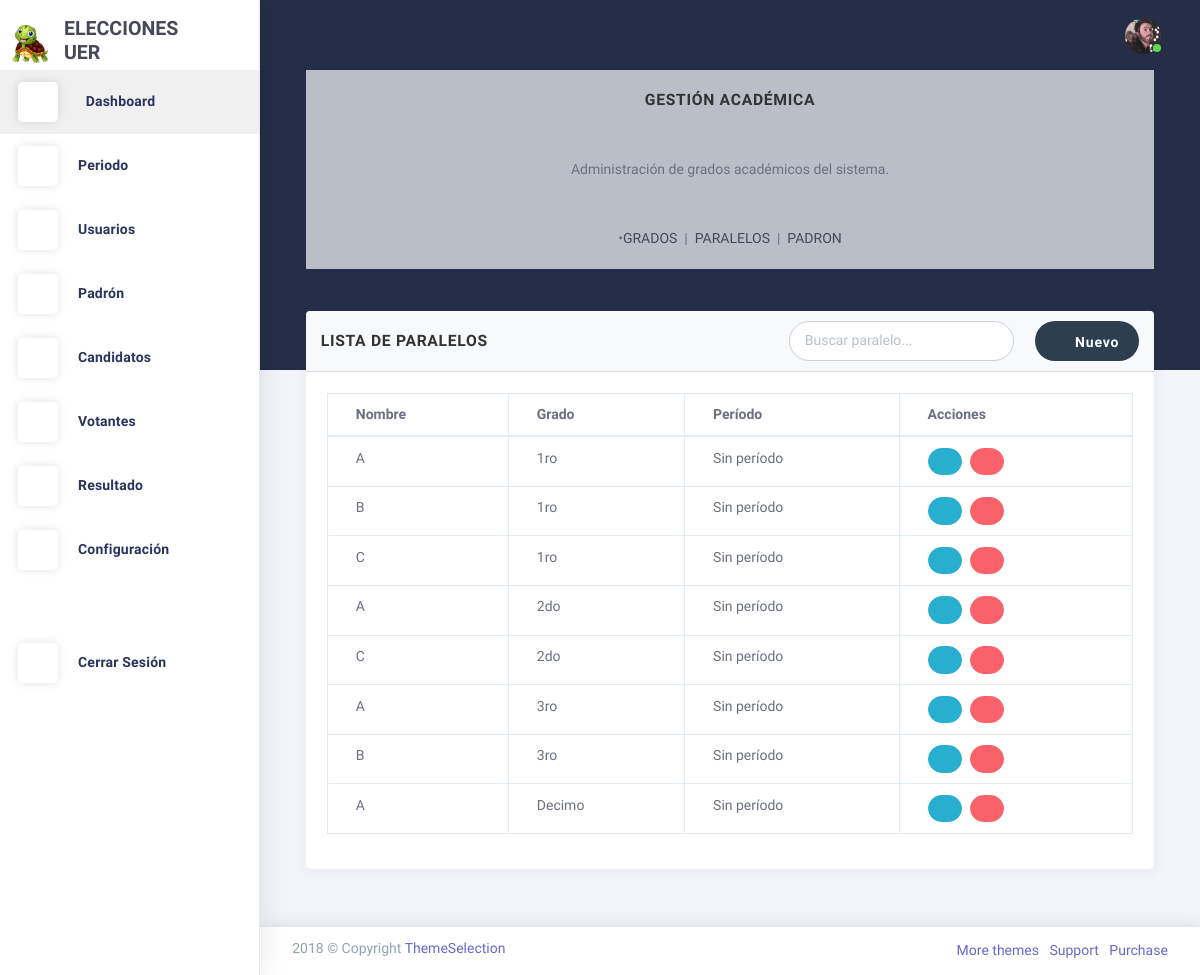
/paralelos/, run on the app's committed database.
### Aplicaciones/configuracion/models.py (models this page shows, shortened)
class LogoConfig(models.Model):
    logo_1 = models.ImageField(upload_to='logos/')
    logo_2 = models.ImageField(upload_to='logos/')
    iniciales = models.CharField(max_length=10)

### Aplicaciones/padron/models.py (models this page shows, shortened)
class Paralelo(models.Model):
    nombre = models.CharField(max_length=5, verbose_name="Letra del paralelo")
    grado = models.ForeignKey(
        Grado,
        on_delete=models.CASCADE,
        related_name="paralelos",
        verbose_name="Grado asociado"
    )
    class Meta:
        unique_together = ('nombre', 'grado')
        ordering = ['grado', 'nombre']
        verbose_name = "Paralelo"
        verbose_name_plural = "Paralelos"

class Grado(models.Model):
    nombre = models.CharField(max_length=50)
    periodo = models.ForeignKey(
        Periodo,
        on_delete=models.SET_NULL,
        null=True,
        blank=True,
        related_name='grados',
        verbose_name="Período académico"
    )
    class Meta:
        unique_together = ('nombre', 'periodo')
        ordering = ['nombre']
        verbose_name = "Grado"
        verbose_name_plural = "Grados"

### Aplicaciones/padron/views.py (the view)
# urls.py: path('paralelos/', ParaleloListView.as_view(), name='listar_paralelos'),
class ParaleloListView(ListView):
    model = Paralelo
    template_name = 'paralelos/agregarParalelo.html'
    context_object_name = 'paralelos'
    paginate_by = 15
    def get_queryset(self):
        return Paralelo.objects.select_related('grado', 'grado__periodo').order_by('grado__nombre', 'nombre')
    def get_context_data(self, **kwargs):
        context = super().get_context_data(**kwargs)
        context['grados'] = Grado.objects.all()
        return context

### Aplicaciones/configuracion/context_processors.py (called while the page is built)
def logo_config(request):
    return {'logo_config': LogoConfig.objects.first()}

### Aplicaciones/padron/templates/paralelos/agregarParalelo.html (shortened to what this page needs)
{% extends 'plantilla.html' %}
{% block contenido %}
<div class="card mb-3">
  <div class="card-body bg-light text-center">
    <h5 class="card-title mb-4"><strong>Gestión Académica</strong></h5>
    <p class="card-text mb-4">
      Administración de grados académicos del sistema.
    </p>
    <nav class="d-flex justify-content-center gap-3">
      <span class="text-muted">•</span>
      <a href="{% url 'listar_grados' %}" class="text-decoration-none text-dark {% if request.path == '/grados/' %} text-decoration-underline {% endif %}">GRADOS</a>
      <span>&nbsp;&nbsp;</span>
      <span class="text-muted">|</span>
      <span>&nbsp;&nbsp;</span>
      <a href="{% url 'listar_paralelos' %}" class="text-decoration-none text-dark {% if request.path == '/paralelos/' %} text-decoration-underline {% endif %}">PARALELOS</a>
      <span>&nbsp;&nbsp;</span>
      <span class="text-muted">|</span>
      <span>&nbsp;&nbsp;</span>
      <a href="{% url 'gestion_padron' %}" class="text-decoration-none text-dark  text-decoration-underline ">PADRON</a>
    </nav>
  </div>
</div>
<section id="listar-paralelos" class="row match-height">
  <div class="col-sm-12">
    <div class="card">
      <div class="card-header d-flex flex-column flex-md-row justify-content-between align-items-md-center">
        <h4 class="card-title mb-2 mb-md-0">Lista de Paralelos</h4>
        <div class="d-flex flex-column flex-md-row align-items-stretch justify-content-md-end">
          <input type="text" class="form-control mb-2 mb-md-0 mr-md-2" placeholder="Buscar paralelo..." id="buscarParalelo">
          <button type="button" class="btn btn-primary" data-toggle="modal" data-target="#modalAgregarParalelo">
            <i class="la la-plus"></i> Nuevo
          </button>
        </div>
      </div>
      <div class="card-content">
        <div class="card-body">
          <div class="table-responsive">
            <table class="table table-bordered" id="tablaParalelos">
              <thead>
                <tr>
                  <th>Nombre</th>
                  <th>Grado</th>
                  <th>Período</th>
                  <th>Acciones</th>
                </tr>
              </thead>
              <tbody>
                {% for paralelo in paralelos %}
                  <tr>
                    <td>{{ paralelo.nombre }}</td>
                    <td>{{ paralelo.grado.nombre }}</td>
                    <td>{{ paralelo.grado.periodo.nombre|default:"Sin período" }}</td>
                    <td class="action-buttons">
                      <button type="button" class="btn btn-info btn-sm" data-toggle="modal" data-target="#editarParaleloModal{{ paralelo.id }}">
                        <i class="la la-edit"></i>
                      </button>
                      <button type="button" class="btn btn-danger btn-sm" data-toggle="modal" data-target="#eliminarParaleloModal{{ paralelo.id }}">
                        <i class="la la-trash"></i>
                      </button>
                    </td>
                  </tr>
                {% empty %}
                  <tr>
                    <td colspan="4" class="text-center">No hay paralelos registrados.</td>
                  </tr>
                {% endfor %}
              </tbody>
            </table>
          </div>
        </div>
      </div>
    </div>
  </div>
</section>
{% endblock %}

### Aplicaciones/administracion/templates/plantilla.html (shortened to what this page needs)
{% load static %}
<!DOCTYPE html>
<html class="loading" lang="en" data-textdirection="ltr">
  <head>
    <link href="https://maxcdn.icons8.com/fonts/line-awesome/1.1/css/line-awesome.min.css" rel="stylesheet">
    <link rel="stylesheet" type="text/css" href="{% static 'plantillas/theme-assets/css/vendors.css' %}">
    <link rel="stylesheet" type="text/css" href="{% static 'plantillas/theme-assets/vendors/css/charts/chartist.css' %}">
    <link rel="stylesheet" type="text/css" href="{% static 'plantillas/theme-assets/css/app-lite.css' %}">
    <link rel="stylesheet" type="text/css" href="{% static 'plantillas/theme-assets/css/core/menu/menu-types/vertical-menu.css' %}">
    <link rel="stylesheet" type="text/css" href="{% static 'plantillas/theme-assets/css/core/colors/palette-gradient.css' %}">
    <link rel="stylesheet" type="text/css" href="{% static 'plantillas/theme-assets/css/pages/dashboard-ecommerce.css' %}">
    <link rel="stylesheet" href="https://cdnjs.cloudflare.com/ajax/libs/font-awesome/6.5.2/css/all.min.css">
    <link rel="stylesheet" href="{% static 'css/style.css' %}">
    <link href="https://cdn.jsdelivr.net/npm/bootstrap-fileinput@5.5.0/css/fileinput.min.css" rel="stylesheet">
    <link rel="stylesheet" href="https://cdn.jsdelivr.net/npm/izitoast@1.4.0/dist/css/iziToast.min.css">
    <link rel="stylesheet" href="https://cdn.datatables.net/1.11.5/css/jquery.dataTables.min.css">
    <link rel="stylesheet" href="https://cdn.datatables.net/1.11.5/css/dataTables.bootstrap4.min.css">
    <link rel="stylesheet" href="https://cdn.datatables.net/buttons/2.2.2/css/buttons.dataTables.min.css">
    <link rel="stylesheet" href="https://cdn.datatables.net/buttons/2.2.2/css/buttons.bootstrap4.min.css">
  </head>
  <body class="vertical-layout vertical-menu 2-columns menu-expanded fixed-navbar" data-open="click" data-menu="vertical-menu" data-color="bg-chartbg" data-col="2-columns">
    <nav class="header-navbar navbar-expand-md navbar navbar-with-menu navbar-without-dd-arrow fixed-top navbar-semi-light">
      <div class="navbar-wrapper">
        <div class="navbar-container content">
          <div class="collapse navbar-collapse show" id="navbar-mobile">
            <ul class="nav navbar-nav mr-auto float-left">
              <li class="nav-item d-none d-md-block"><a class="nav-link nav-link-expand" href="#"><i class="ficon ft-maximize"></i></a></li>
              <li class="nav-item dropdown navbar-search"><a class="nav-link dropdown-toggle hide" data-toggle="dropdown" href="#"><i class="ficon ft-search"></i></a>
              </li>
            </ul>
            <ul class="nav navbar-nav float-right">
              <li class="dropdown dropdown-language nav-item"><a class="dropdown-toggle nav-link" id="dropdown-flag" href="#" data-toggle="dropdown" aria-haspopup="true" aria-expanded="false"><i class="flag-icon flag-icon-us"></i></a>
              </li>
            </ul>
            <ul class="nav navbar-nav float-right">
              <li class="dropdown dropdown-notification nav-item"><a class="nav-link nav-link-label" href="#" data-toggle="dropdown"><i class="ficon ft-mail"></i></a>
              </li>
              <li class="dropdown dropdown-user nav-item"><a class="dropdown-toggle nav-link dropdown-user-link" href="#" data-toggle="dropdown"><span class="avatar avatar-online"><img src="{% static 'plantillas/theme-assets/images/portrait/small/avatar-s-19.png' %}" alt="avatar"><i></i></span></a>
              </li>
            </ul>
          </div>
        </div>
      </div>
    </nav>
    <div class="main-menu menu-fixed menu-light menu-accordion menu-shadow" data-scroll-to-active="true" alt="LOGO MENU"
         data-img="{% if logo_config and logo_config.logo_2 %}{{ logo_config.logo_2.url }}{% else %}{% static 'images/logo1.png' %}{% endif %}">
      <div class="navbar-header">
        <ul class="nav navbar-nav flex-row">
          <li class="nav-item mr-auto">
            <a class="navbar-brand" href="index.html">
              <img class="brand-logo" alt="LOGO FONDO"
                   src="{% if logo_config and logo_config.logo_1 %}{{ logo_config.logo_1.url }}{% else %}{% static 'images/logo1.png' %}{% endif %}"/>
              <h3 class="brand-text">
                {{ logo_config.iniciales|default:" " }}
              </h3>
            </a>
          </li>
        </ul>
      </div>
      <div class="main-menu-content">
        <ul class="navigation navigation-main" id="main-menu-navigation" data-menu="menu-navigation">
            <li class="active">
                <a href="{% url 'dashboard' %}"><i class="ft-home"></i>
                    <span class="menu-title" data-i18n="">Dashboard</span>
                </a>
            </li>
            <li class="nav-item">
              <a href="#"><i class="ft-bar-chart-2"></i><span class="menu-title" data-i18n="">Periodo</span></a>
            </li>
            <li class="nav-item">
              <a href="#"><i class="ft-users"></i><span class="menu-title" data-i18n="">Usuarios</span></a>
            </li>
            <li class="nav-item">
                <a href="#"><i class="ft-list"></i><span class="menu-title" data-i18n="">Padrón</span></a>
            </li>
            <li class="nav-item">
                <a href="#"><i class="ft-plus-circle"></i><span class="menu-title" data-i18n="">Candidatos</span></a>
            </li>
            <li class="nav-item">
                <a href="#"><i class="ft-check-circle"></i><span class="menu-title" data-i18n="">Votantes</span></a>
            </li>
            <li class="nav-item">
                <a href="#"><i class="ft-bar-chart-2"></i><span class="menu-title" data-i18n="">Resultado</span></a>
            </li>
            <li class="nav-item">
                  <a href="{% url 'configurar_logo' %}"><i class="ft-settings"></i><span class="menu-title" data-i18n="">Configuración</span></a>
            </li>
            <li class="nav-item mt-4">
              <a href="{% url 'agregarLogin' %}">
              <i class="ft-power"></i><span class="menu-title">Cerrar Sesión</span>
              </a>
          </li>
        </ul>
      </div>
      <div class="navigation-background"></div>
    </div>
    <div class="app-content content">
      <div class="content-wrapper">
        <div class="content-body">
          <div class="container">
            {% block contenido %}{% endblock %}
          </div>
        </div>
      </div>
    </div>
    <footer class="footer footer-static footer-light navbar-border navbar-shadow">
      <div class="clearfix blue-grey lighten-2 text-sm-center mb-0 px-2">
        <span class="float-md-left d-block d-md-inline-block">2018  &copy; Copyright <a class="text-bold-800 grey darken-2" href="https://themeselection.com" target="_blank">ThemeSelection</a></span>
        <ul class="list-inline float-md-right d-block d-md-inline-blockd-none d-lg-block mb-0">
          <li class="list-inline-item"><a class="my-1" href="https://themeselection.com/" target="_blank"> More themes</a></li>
          <li class="list-inline-item"><a class="my-1" href="https://themeselection.com/support" target="_blank"> Support</a></li>
          <li class="list-inline-item"><a class="my-1" href="https://themeselection.com/products/chameleon-admin-modern-bootstrap-webapp-dashboard-html-template-ui-kit/" target="_blank"> Purchase</a></li>
        </ul>
      </div>
    </footer>
</body>
</html>

### sistema_voto_ue_riobamba/static/plantillas/theme-assets/css/core/menu/menu-types/vertical-menu.css (style rules this page uses)
body.vertical-layout.vertical-menu.menu-expanded .navbar-header { z-index: 999; float: left; width: 260px; }
body.vertical-layout.vertical-menu.menu-expanded .navbar .navbar-container { margin-left: 260px; }
body.vertical-layout.vertical-menu.menu-expanded .main-menu { width: 260px; -webkit-transition: 300ms ease all; -moz-transition: 300ms ease all; -o-transition: 300ms ease all; transition: 300ms ease all; -webkit-backface-visibility: hidden; -moz-backface-visibility: hidden; backface-visibility: hidden; }
body.vertical-layout.vertical-menu.menu-expanded .main-menu .navigation > li > a > i:before { font-size: 1.5rem; }
body.vertical-layout.vertical-menu.menu-expanded .main-menu .navigation > li > a > span { -webkit-transition: -webkit-transform .3s ease; -moz-transition: transform .3s ease, -moz-transform .3s ease; -o-transition: -o-transform .3s ease; transition: -webkit-transform .3s ease; transition: transform .3s ease; transition: transform .3s ease, -webkit-transform .3s ease, -moz-transform .3s ease, -o-transform .3s ease; }
body.vertical-layout.vertical-menu.menu-expanded .main-menu.menu-light .navigation > li > a > i { line-height: 40px; display: inline-block; width: 40px; height: 40px; margin-right: 20px; text-align: center; vertical-align: middle; border-radius: 12%; background: #fff; -webkit-box-shadow: 0 0 10px rgba(0, 0, 0, .12); box-shadow: 0 0 10px rgba(0, 0, 0, .12); }
body.vertical-layout.vertical-menu.menu-expanded .content, body.vertical-layout.vertical-menu.menu-expanded .footer { margin-left: 260px; }

### sistema_voto_ue_riobamba/static/plantillas/theme-assets/css/pages/dashboard-ecommerce.css (style rules this page uses)
.content .content-wrapper { padding-top: 0 !important; }

### sistema_voto_ue_riobamba/static/css/style.css (style rules this page uses)
.card-title { font-weight: bold; font-size: 1.2rem; text-transform: uppercase; color: #333; }
.card-header { background-color: #f8f9fa; border-bottom: 1px solid #ddd; padding: 10px 15px; }
.action-buttons .btn { margin-right: 5px; font-size: 0.8rem; padding: 3px 8px; }
.form-control { border-radius: 20px; border: 1.5px solid #ccd1d9; padding: 10px 15px; font-size: 14px; transition: all 0.3s; }
.btn { border-radius: 20px; padding: 8px 20px; font-size: 14px; font-weight: 600; }
.btn-primary { background-color: #2c3e50; border: none; }

### Aplicaciones/administracion/templates/plantilla.html (style rules this page uses)
.brand-text { display: flex; flex-direction: column; align-items: flex-start; line-height: 1.2; font-size: 1rem; white-space: normal; max-width: 150px; }
.navbar-brand { display: flex; align-items: center; gap: 10px; }
.brand-logo { max-width: 40px; height: auto; }

### data on the page
LogoConfig: logo_1 (picture), iniciales "ELECCIONES UER"
Paralelo: nombre "A", grado.nombre "1ro", grado.periodo.nombre "Sin período"
Paralelo: nombre "B", grado.nombre "1ro", grado.periodo.nombre "Sin período"
Paralelo: nombre "C", grado.nombre "1ro", grado.periodo.nombre "Sin período"
Paralelo: nombre "A", grado.nombre "2do", grado.periodo.nombre "Sin período"
Paralelo: nombre "C", grado.nombre "2do", grado.periodo.nombre "Sin período"
Paralelo: nombre "A", grado.nombre "3ro", grado.periodo.nombre "Sin período"
Paralelo: nombre "B", grado.nombre "3ro", grado.periodo.nombre "Sin período"
Paralelo: nombre "A", grado.nombre "Decimo", grado.periodo.nombre "Sin período"
